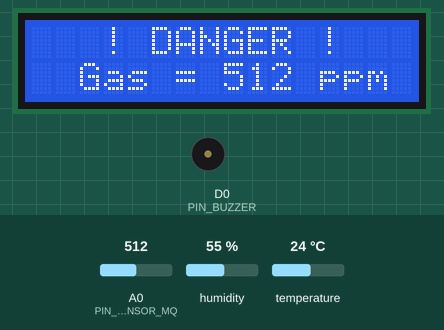
Simulated run of this sketch. Board: ESP8266 (NodeMCU). Parts: 16×2 character LCD, buzzer (waves = sounding, pin HIGH). The test bench sets the inputs (shaded band); at power-on: A0 (PIN_SENSOR_MQ) = 512, humidity 55 %, temperature 24 °C. WiFi joins after 1.5 s; servers stay silent unless stated; what the sketch prints to the serial monitor is not drawn.

Above: at 3.87 s.
4.5 s: A0 (PIN_SENSOR_MQ) set to 265
At 10.98 s:
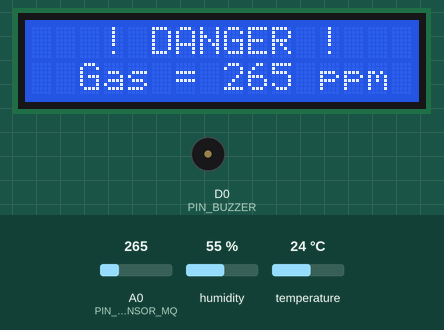
11.5 s: A0 (PIN_SENSOR_MQ) set to 237
At 13.1 s:
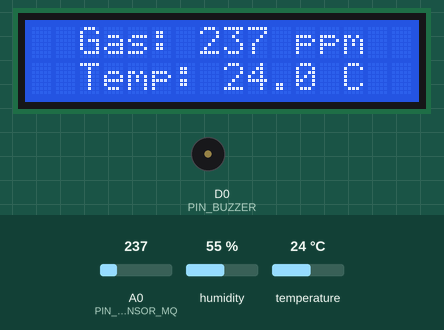
21.4 s: humidity set to 22 %
At 27.0 s:
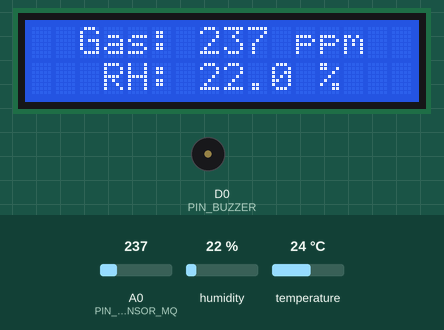
30.4 s: temperature set to 12 °C
At 37.7 s:
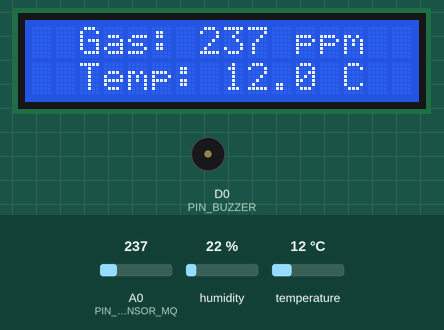
38.8 s: A0 (PIN_SENSOR_MQ) set to 260
At 43.75 s:
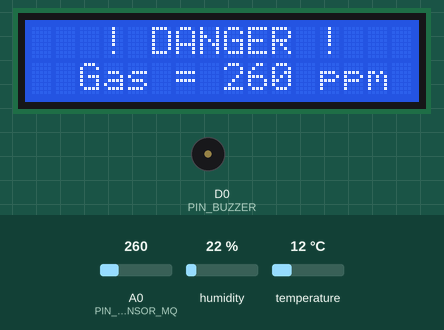
Timing chart, 0 to 45.3 s (numbered marks = the images above; inputs shaded):
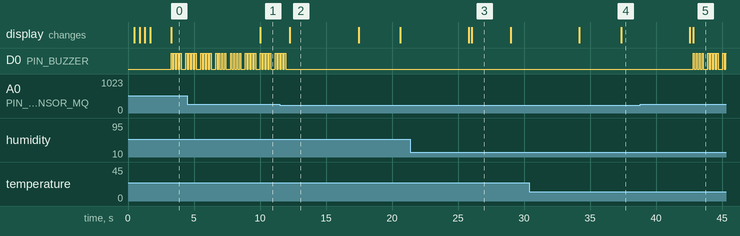

Measured:
- the behaviour switches between 250 and 249 on A0 (PIN_SENSOR_MQ) (found by bisection; images 1 and 2)
- after the input at 4.5 s, the display: changes after 5.5 s (image 1)
- after the input at 11.5 s, D0 (PIN_BUZZER): goes on until 11.9 s, then stays LOW; the display: changes after 0.76 s (image 2)
- after the input at 21.4 s, the display: first differs from a run without the input after 4.7 s (image 3)
- after the input at 30.4 s, the display: first differs from a run without the input after 6.9 s (image 4)
- after the input at 38.8 s, D0 (PIN_BUZZER): LOW → HIGH after 4.0 s, then repeats every 1.1 s: 3 × (LOW 0.13 s, HIGH 0.10 s), LOW 0.35 s, HIGH 0.10 s; the display: first differs from a run without the input after 4.0 s (image 5)
- by itself, D0 (PIN_BUZZER): repeats every 1.1 s: 2 × (LOW 0.13 s, HIGH 0.10 s), LOW 0.35 s, HIGH 0.10 s, LOW 0.13 s, HIGH 0.10 s

The sketch:

bathroom_smoke_detector.ino
```cpp
/**
 * IoT Bathroom Cigarette Smoke & Gas Detection System
 * ----------------------------------------------------
 * Microcontroller : NodeMCU ESP8266
 * Sensors         : MQ-2 (Gas & Smoke), DHT22 (Temperature & Humidity)
 * Actuators       : Active Buzzer, I2C LCD 1602
 * Connectivity    : Wi-Fi (802.11 b/g/n), LINE Notify API
 *
 * Course          : Introduction to Computer Engineering (ปีการศึกษา 2566)
 * Institution     : มหาวิทยาลัยเทคโนโลยีราชมงคลอีสาน (RMUTI)
 */

#include <ESP8266WiFi.h>
#include <TridentTD_LineNotify.h>
#include <DHT.h>
#include <LCD_I2C.h>

// --- Configuration ---
#define WIFI_SSID       "YOUR_WIFI_SSID"
#define WIFI_PASSWORD   "YOUR_WIFI_PASSWORD"
#define LINE_TOKEN      "YOUR_LINE_NOTIFY_TOKEN"

// --- Pin Definitions ---
const int PIN_SENSOR_DHT = D5;  // DHT22 Data Pin
const int PIN_SENSOR_MQ  = A0;  // MQ-2 Analog Pin
const int PIN_BUZZER     = D0;  // Active Buzzer Pin

#define DHTTYPE DHT22
DHT dht(PIN_SENSOR_DHT, DHTTYPE);
LCD_I2C lcd(0x27, 16, 2);

// --- Thresholds & Timers ---
const int SMOKE_THRESHOLD_PPM = 250;
unsigned long lastDisplayTime = 0;
const unsigned long DISPLAY_INTERVAL = 3000;

void sendLineAlert(int gasLevel);
void triggerAlarm(int gasLevel);

void setup() {
  pinMode(PIN_SENSOR_DHT, INPUT);
  pinMode(PIN_BUZZER, OUTPUT);
  digitalWrite(PIN_BUZZER, LOW);

  lcd.begin();
  dht.begin();
  lcd.backlight();

  Serial.begin(115200);
  Serial.println();
  Serial.println("System Initializing: IoT Smoke Detector");

  // Connect to Wi-Fi
  WiFi.begin(WIFI_SSID, WIFI_PASSWORD);
  Serial.printf("Connecting to Wi-Fi: %s\n", WIFI_SSID);

  lcd.clear();
  lcd.setCursor(2, 0);
  lcd.print(">> WiFi <<");

  int dotCol = 0;
  while (WiFi.status() != WL_CONNECTED) {
    lcd.setCursor(dotCol, 1);
    lcd.print(".");
    Serial.print(".");
    delay(400);
    dotCol++;
    if (dotCol >= 16) {
      dotCol = 0;
      lcd.clear();
      lcd.setCursor(2, 0);
      lcd.print(">> WiFi <<");
    }
  }

  Serial.printf("\nWi-Fi Connected! IP: %s\n", WiFi.localIP().toString().c_str());
  LINE.setToken(LINE_TOKEN);

  lcd.clear();
  lcd.setCursor(2, 0);
  lcd.print("System Ready");
  delay(1500);
}

void loop() {
  int gasPPM = analogRead(PIN_SENSOR_MQ);
  float humidity = dht.readHumidity();
  float temperature = dht.readTemperature();

  if (isnan(humidity) || isnan(temperature)) {
    Serial.println(F("Warning: Failed to read from DHT sensor!"));
    return;
  }

  // Display Mode 1: Gas PPM & Temperature
  if ((millis() - lastDisplayTime) >= DISPLAY_INTERVAL) {
    unsigned long switchStart = millis();
    do {
      lcd.clear();
      lcd.setCursor(2, 0);
      lcd.print("Gas: ");
      lcd.print(gasPPM);
      lcd.print(" ppm");

      lcd.setCursor(2, 1);
      lcd.print("Temp: ");
      lcd.print(temperature, 1);
      lcd.print(" C");

      triggerAlarm(gasPPM);
      delay(200);
    } while ((millis() - switchStart) <= 5000);
    lastDisplayTime = millis();
  }

  // Display Mode 2: Gas PPM & Relative Humidity
  lcd.clear();
  lcd.setCursor(2, 0);
  lcd.print("Gas: ");
  lcd.print(gasPPM);
  lcd.print(" ppm");

  lcd.setCursor(3, 1);
  lcd.print("RH: ");
  lcd.print(humidity, 1);
  lcd.print(" %");

  triggerAlarm(gasPPM);
  delay(200);
}

void triggerAlarm(int gasLevel) {
  if (gasLevel >= SMOKE_THRESHOLD_PPM) {
    for (int i = 0; i < 4; i++) {
      lcd.clear();
      lcd.setCursor(3, 0);
      lcd.print("! DANGER !");
      lcd.setCursor(2, 1);
      lcd.print("Gas = ");
      lcd.print(gasLevel);
      lcd.print(" ppm");

      digitalWrite(PIN_BUZZER, HIGH);
      delay(100);
      digitalWrite(PIN_BUZZER, LOW);
      delay(100);
    }
    sendLineAlert(gasLevel);
  }
}

void sendLineAlert(int gasLevel) {
  String message = "\nตรวจพบควันบุหรี่ในห้องน้ำ!\nค่าตรวจจับก๊าซ: " + String(gasLevel) + " ppm (เกินเกณฑ์ปลอดภัย 250 ppm)";
  LINE.notify(message);
}
```
